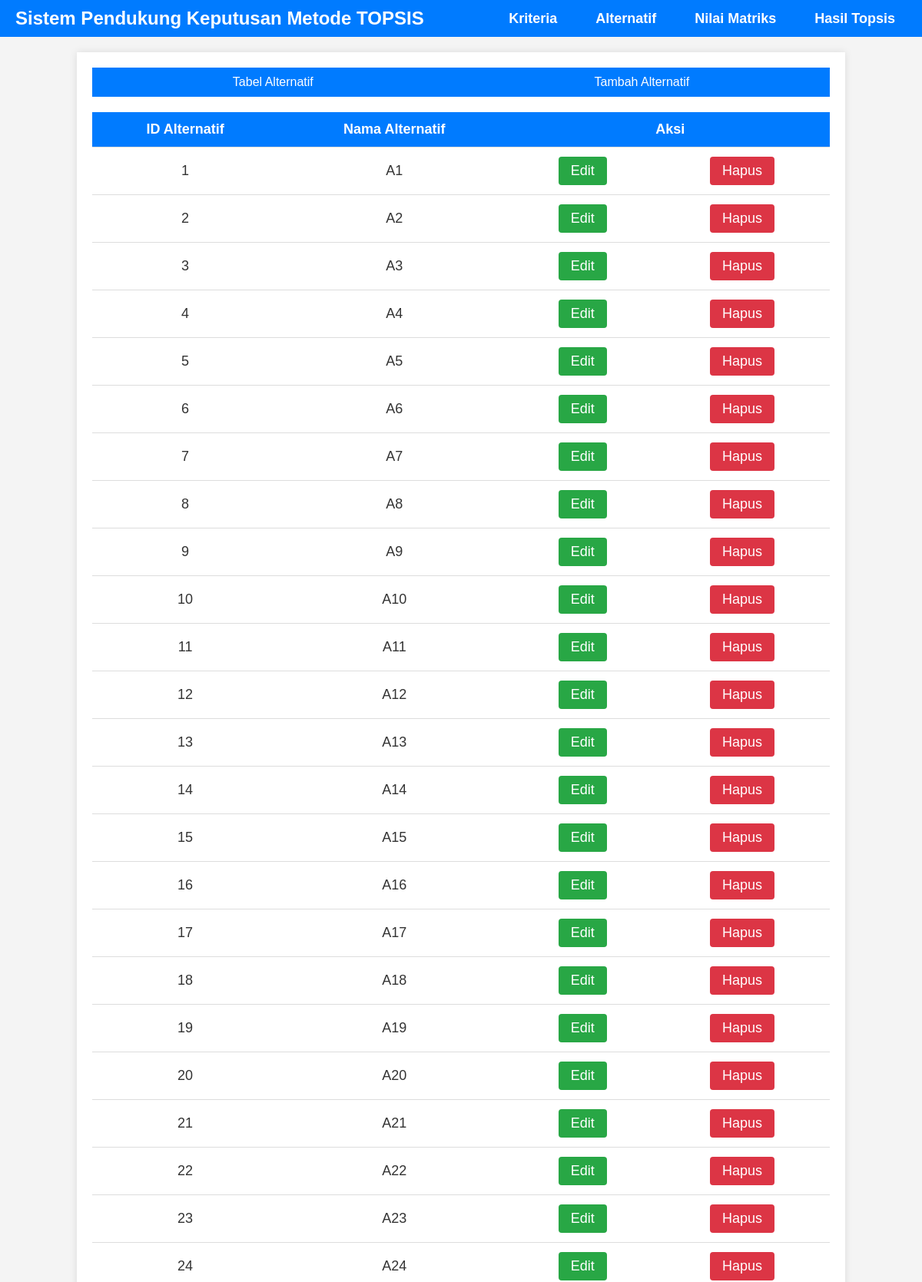
The page /alternatif.php (upper part) on the database its author committed.
### tables this page shows
CREATE TABLE `tab_alternatif` (
  `id_alternatif` varchar(10) NOT NULL,
  `nama_alternatif` varchar(50) NOT NULL
);

### alternatif.php (the view, shortened to what this page needs)
<!DOCTYPE html>
<html lang="en">
<head>
</head>
<body>
    <?php include 'header.php'; ?>
    <div class="container">
        <ul class="navbar">
            <li><a href="alternatif.php">Tabel Alternatif</a></li>
            <li><a href="alternatif_tambah.php">Tambah Alternatif</a></li>
        </ul>
        <div class="table-container">
            <table>
                <thead>
                    <tr>
                        <th>ID Alternatif</th>
                        <th>Nama Alternatif</th>
                        <th colspan="2">Aksi</th>
                    </tr>
                </thead>
                <tbody>
                    <?php
                    include 'koneksi.php';
                    $sql = $koneksi->query("SELECT * FROM tab_alternatif ORDER BY CAST(id_alternatif AS UNSIGNED) ASC");
                    while ($row = $sql->fetch_assoc()) {
                    ?>
                    <tr>
                        <td><?php echo $row['id_alternatif']; ?></td>
                        <td><?php echo $row['nama_alternatif']; ?></td>
                        <td>
                            <a href="alternatif_edit.php?id_alternatif=<?php echo $row['id_alternatif']; ?>" class="button-like">Edit</a>
                        </td>
                        <td>
                            <a href="alternatif_hapus.php?id_alternatif=<?php echo $row['id_alternatif']; ?>" class="button-delete">Hapus</a>
                        </td>
                    </tr>
                    <?php } ?>
                </tbody>
            </table>
        </div>
    </div>
</body>
</html>

### alternatif.php (style rules this page uses)
body { font-family: Arial, sans-serif; margin: 0; padding: 0; background-color: #f4f4f4; color: #333; }
.container { width: 80%; margin: 20px auto; background: #fff; padding: 20px; box-shadow: 0 0 10px rgba(0, 0, 0, 0.1); }
.navbar { list-style: none; padding: 0; display: flex; justify-content: space-around; background: #007BFF; margin: 0; }
.navbar li { display: inline; }
.navbar a { text-decoration: none; color: #fff; padding: 10px 20px; display: block; }
.table-container { margin-top: 20px; }
table { width: 100%; border-collapse: collapse; margin: 20px 0; font-size: 18px; text-align: left; }
table th, table td { padding: 12px; border-bottom: 1px solid #ddd; text-align: center; }
table th { background-color: #007BFF; color: white; }
table a.button-like { display: inline-block; padding: 8px 16px; background-color: #28a745; color: #fff; text-decoration: none; border-radius: 4px; text-align: center; transition: background-color 0.3s; }
table a.button-delete { display: inline-block; padding: 8px 16px; background-color: #dc3545; color: #fff; text-decoration: none; border-radius: 4px; text-align: center; transition: background-color 0.3s; }
table td a { display: inline-block; margin: 0 5px; }

### header.php (style rules this page uses)
body, h1, ul, li, a { margin: 0; padding: 0; text-decoration: none; list-style: none; color: inherit; }
body { font-family: Arial, sans-serif; background-color: #f4f4f4; color: #333; }

### rows shown on the page
tab_alternatif: id_alternatif "1", nama_alternatif "A1"
tab_alternatif: id_alternatif "2", nama_alternatif "A2"
tab_alternatif: id_alternatif "3", nama_alternatif "A3"
tab_alternatif: id_alternatif "4", nama_alternatif "A4"
tab_alternatif: id_alternatif "5", nama_alternatif "A5"
tab_alternatif: id_alternatif "6", nama_alternatif "A6"
tab_alternatif: id_alternatif "7", nama_alternatif "A7"
tab_alternatif: id_alternatif "8", nama_alternatif "A8"
tab_alternatif: id_alternatif "9", nama_alternatif "A9"
tab_alternatif: id_alternatif "10", nama_alternatif "A10"
tab_alternatif: id_alternatif "11", nama_alternatif "A11"
tab_alternatif: id_alternatif "12", nama_alternatif "A12"
tab_alternatif: id_alternatif "13", nama_alternatif "A13"
tab_alternatif: id_alternatif "14", nama_alternatif "A14"
tab_alternatif: id_alternatif "15", nama_alternatif "A15"
tab_alternatif: id_alternatif "16", nama_alternatif "A16"
tab_alternatif: id_alternatif "17", nama_alternatif "A17"
tab_alternatif: id_alternatif "18", nama_alternatif "A18"
tab_alternatif: id_alternatif "19", nama_alternatif "A19"
tab_alternatif: id_alternatif "20", nama_alternatif "A20"
tab_alternatif: id_alternatif "21", nama_alternatif "A21"
tab_alternatif: id_alternatif "22", nama_alternatif "A22"
tab_alternatif: id_alternatif "23", nama_alternatif "A23"
tab_alternatif: id_alternatif "24", nama_alternatif "A24"
